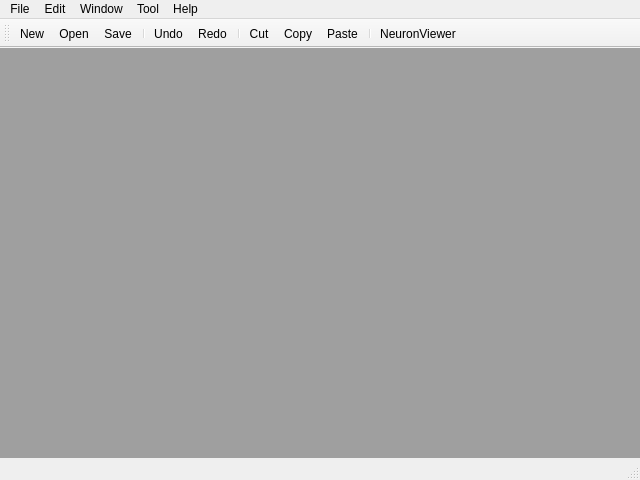
<?xml version="1.0" encoding="UTF-8"?>
<ui version="4.0">
 <class>NetVMainWin</class>
 <widget class="QMainWindow" name="NetVMainWin">
  <property name="windowModality">
   <enum>Qt::NonModal</enum>
  </property>
  <property name="geometry">
   <rect>
    <x>0</x>
    <y>0</y>
    <width>640</width>
    <height>480</height>
   </rect>
  </property>
  <property name="minimumSize">
   <size>
    <width>640</width>
    <height>480</height>
   </size>
  </property>
  <property name="windowTitle">
   <string>NetworkV</string>
  </property>
  <widget class="QWidget" name="centralWidget">
   <widget class="QMdiArea" name="mdiArea">
    <property name="geometry">
     <rect>
      <x>-60</x>
      <y>-20</y>
      <width>1764</width>
      <height>684</height>
     </rect>
    </property>
   </widget>
  </widget>
  <widget class="QMenuBar" name="menuBar">
   <property name="geometry">
    <rect>
     <x>0</x>
     <y>0</y>
     <width>640</width>
     <height>23</height>
    </rect>
   </property>
   <widget class="QMenu" name="menuFile">
    <property name="title">
     <string>File</string>
    </property>
    <widget class="QMenu" name="menuRecent">
     <property name="title">
      <string>Recent</string>
     </property>
    </widget>
    <addaction name="actionNew"/>
    <addaction name="actionOpen"/>
    <addaction name="menuRecent"/>
    <addaction name="separator"/>
    <addaction name="actionSave"/>
    <addaction name="actionSave_as"/>
    <addaction name="separator"/>
    <addaction name="actionSwitch_Layout"/>
    <addaction name="separator"/>
    <addaction name="actionExit"/>
   </widget>
   <widget class="QMenu" name="menuTool">
    <property name="title">
     <string>Tool</string>
    </property>
    <addaction name="actionNeuronViewer"/>
    <addaction name="separator"/>
    <addaction name="actionOption"/>
   </widget>
   <widget class="QMenu" name="menuHelp">
    <property name="title">
     <string>Help</string>
    </property>
    <addaction name="actionAbout"/>
   </widget>
   <widget class="QMenu" name="menuEdit">
    <property name="title">
     <string>Edit</string>
    </property>
    <addaction name="actionUndo"/>
    <addaction name="actionRedo"/>
    <addaction name="separator"/>
    <addaction name="actionCut"/>
    <addaction name="actionCopy"/>
    <addaction name="actionPaste"/>
   </widget>
   <widget class="QMenu" name="menuWindow">
    <property name="title">
     <string>Window</string>
    </property>
    <widget class="QMenu" name="menuExperiment">
     <property name="title">
      <string>Experiment</string>
     </property>
    </widget>
    <addaction name="actionClose"/>
    <addaction name="actionClose_All"/>
    <addaction name="separator"/>
    <addaction name="actionTile"/>
    <addaction name="actionCascade"/>
    <addaction name="separator"/>
    <addaction name="actionNext"/>
    <addaction name="actionPrevious"/>
    <addaction name="menuExperiment"/>
   </widget>
   <addaction name="menuFile"/>
   <addaction name="menuEdit"/>
   <addaction name="menuWindow"/>
   <addaction name="menuTool"/>
   <addaction name="menuHelp"/>
  </widget>
  <widget class="QToolBar" name="mainToolBar">
   <attribute name="toolBarArea">
    <enum>TopToolBarArea</enum>
   </attribute>
   <attribute name="toolBarBreak">
    <bool>false</bool>
   </attribute>
   <addaction name="actionNew"/>
   <addaction name="actionOpen"/>
   <addaction name="actionSave"/>
   <addaction name="separator"/>
   <addaction name="actionUndo"/>
   <addaction name="actionRedo"/>
   <addaction name="separator"/>
   <addaction name="actionCut"/>
   <addaction name="actionCopy"/>
   <addaction name="actionPaste"/>
   <addaction name="separator"/>
   <addaction name="actionNeuronViewer"/>
  </widget>
  <widget class="QStatusBar" name="statusBar"/>
  <action name="actionOpen">
   <property name="icon">
    <iconset resource="resource.qrc">
     <normaloff>:/icon/open</normaloff>:/icon/open</iconset>
   </property>
   <property name="text">
    <string>&amp;Open</string>
   </property>
   <property name="toolTip">
    <string>Open</string>
   </property>
  </action>
  <action name="actionExit">
   <property name="text">
    <string>Exit</string>
   </property>
  </action>
  <action name="actionNeuronViewer">
   <property name="icon">
    <iconset resource="resource.qrc">
     <normaloff>:/icon/neuronviewer</normaloff>:/icon/neuronviewer</iconset>
   </property>
   <property name="text">
    <string>NeuronViewer</string>
   </property>
  </action>
  <action name="actionAbout">
   <property name="text">
    <string>About</string>
   </property>
  </action>
  <action name="actionNew">
   <property name="icon">
    <iconset resource="resource.qrc">
     <normaloff>:/icon/new</normaloff>:/icon/new</iconset>
   </property>
   <property name="text">
    <string>New</string>
   </property>
  </action>
  <action name="actionSave">
   <property name="icon">
    <iconset resource="resource.qrc">
     <normaloff>:/icon/save</normaloff>:/icon/save</iconset>
   </property>
   <property name="text">
    <string>Save</string>
   </property>
  </action>
  <action name="actionCut">
   <property name="icon">
    <iconset resource="resource.qrc">
     <normaloff>:/icon/cut</normaloff>:/icon/cut</iconset>
   </property>
   <property name="text">
    <string>Cut</string>
   </property>
  </action>
  <action name="actionCopy">
   <property name="icon">
    <iconset resource="resource.qrc">
     <normaloff>:/icon/copy</normaloff>:/icon/copy</iconset>
   </property>
   <property name="text">
    <string>Copy</string>
   </property>
  </action>
  <action name="actionPaste">
   <property name="icon">
    <iconset resource="resource.qrc">
     <normaloff>:/icon/paste</normaloff>:/icon/paste</iconset>
   </property>
   <property name="text">
    <string>Paste</string>
   </property>
  </action>
  <action name="actionOption">
   <property name="text">
    <string>Option</string>
   </property>
  </action>
  <action name="actionUndo">
   <property name="text">
    <string>Undo</string>
   </property>
  </action>
  <action name="actionRedo">
   <property name="text">
    <string>Redo</string>
   </property>
  </action>
  <action name="actionSave_as">
   <property name="text">
    <string>Save as</string>
   </property>
  </action>
  <action name="actionClose">
   <property name="text">
    <string>Close</string>
   </property>
   <property name="toolTip">
    <string>Close the active window</string>
   </property>
  </action>
  <action name="actionClose_All">
   <property name="text">
    <string>Close All</string>
   </property>
  </action>
  <action name="actionTile">
   <property name="text">
    <string>&amp;Tile</string>
   </property>
  </action>
  <action name="actionCascade">
   <property name="text">
    <string>&amp;Cascade</string>
   </property>
  </action>
  <action name="actionNext">
   <property name="text">
    <string>Ne&amp;xt</string>
   </property>
  </action>
  <action name="actionPrevious">
   <property name="text">
    <string>Pre&amp;vious</string>
   </property>
  </action>
  <action name="actionSwitch_Layout">
   <property name="text">
    <string>Switch Layout</string>
   </property>
  </action>
 </widget>
 <layoutdefault spacing="6" margin="11"/>
 <resources>
  <include location="resource.qrc"/>
 </resources>
 <connections>
  <connection>
   <sender>actionExit</sender>
   <signal>triggered()</signal>
   <receiver>NetVMainWin</receiver>
   <slot>close()</slot>
   <hints>
    <hint type="sourcelabel">
     <x>-1</x>
     <y>-1</y>
    </hint>
    <hint type="destinationlabel">
     <x>319</x>
     <y>239</y>
    </hint>
   </hints>
  </connection>
  <connection>
   <sender>actionClose</sender>
   <signal>triggered()</signal>
   <receiver>mdiArea</receiver>
   <slot>closeActiveSubWindow()</slot>
   <hints>
    <hint type="sourcelabel">
     <x>-1</x>
     <y>-1</y>
    </hint>
    <hint type="destinationlabel">
     <x>821</x>
     <y>378</y>
    </hint>
   </hints>
  </connection>
  <connection>
   <sender>actionClose_All</sender>
   <signal>triggered()</signal>
   <receiver>mdiArea</receiver>
   <slot>closeAllSubWindows()</slot>
   <hints>
    <hint type="sourcelabel">
     <x>-1</x>
     <y>-1</y>
    </hint>
    <hint type="destinationlabel">
     <x>821</x>
     <y>378</y>
    </hint>
   </hints>
  </connection>
  <connection>
   <sender>actionTile</sender>
   <signal>triggered()</signal>
   <receiver>mdiArea</receiver>
   <slot>tileSubWindows()</slot>
   <hints>
    <hint type="sourcelabel">
     <x>-1</x>
     <y>-1</y>
    </hint>
    <hint type="destinationlabel">
     <x>821</x>
     <y>378</y>
    </hint>
   </hints>
  </connection>
  <connection>
   <sender>actionCascade</sender>
   <signal>triggered()</signal>
   <receiver>mdiArea</receiver>
   <slot>cascadeSubWindows()</slot>
   <hints>
    <hint type="sourcelabel">
     <x>-1</x>
     <y>-1</y>
    </hint>
    <hint type="destinationlabel">
     <x>821</x>
     <y>378</y>
    </hint>
   </hints>
  </connection>
  <connection>
   <sender>actionNext</sender>
   <signal>triggered()</signal>
   <receiver>mdiArea</receiver>
   <slot>activateNextSubWindow()</slot>
   <hints>
    <hint type="sourcelabel">
     <x>-1</x>
     <y>-1</y>
    </hint>
    <hint type="destinationlabel">
     <x>821</x>
     <y>378</y>
    </hint>
   </hints>
  </connection>
  <connection>
   <sender>actionPrevious</sender>
   <signal>triggered()</signal>
   <receiver>mdiArea</receiver>
   <slot>activatePreviousSubWindow()</slot>
   <hints>
    <hint type="sourcelabel">
     <x>-1</x>
     <y>-1</y>
    </hint>
    <hint type="destinationlabel">
     <x>821</x>
     <y>378</y>
    </hint>
   </hints>
  </connection>
  <connection>
   <sender>menuRecent</sender>
   <signal>aboutToShow()</signal>
   <receiver>NetVMainWin</receiver>
   <slot>updateActionsInMenuRecent()</slot>
   <hints>
    <hint type="sourcelabel">
     <x>59</x>
     <y>24</y>
    </hint>
    <hint type="destinationlabel">
     <x>319</x>
     <y>239</y>
    </hint>
   </hints>
  </connection>
  <connection>
   <sender>menuWindow</sender>
   <signal>aboutToShow()</signal>
   <receiver>NetVMainWin</receiver>
   <slot>updateMenuWindow()</slot>
   <hints>
    <hint type="sourcelabel">
     <x>68</x>
     <y>110</y>
    </hint>
    <hint type="destinationlabel">
     <x>319</x>
     <y>239</y>
    </hint>
   </hints>
  </connection>
 </connections>
 <slots>
  <slot>updateMenuWindow()</slot>
  <slot>updateActionsInMenuRecent()</slot>
 </slots>
</ui>
